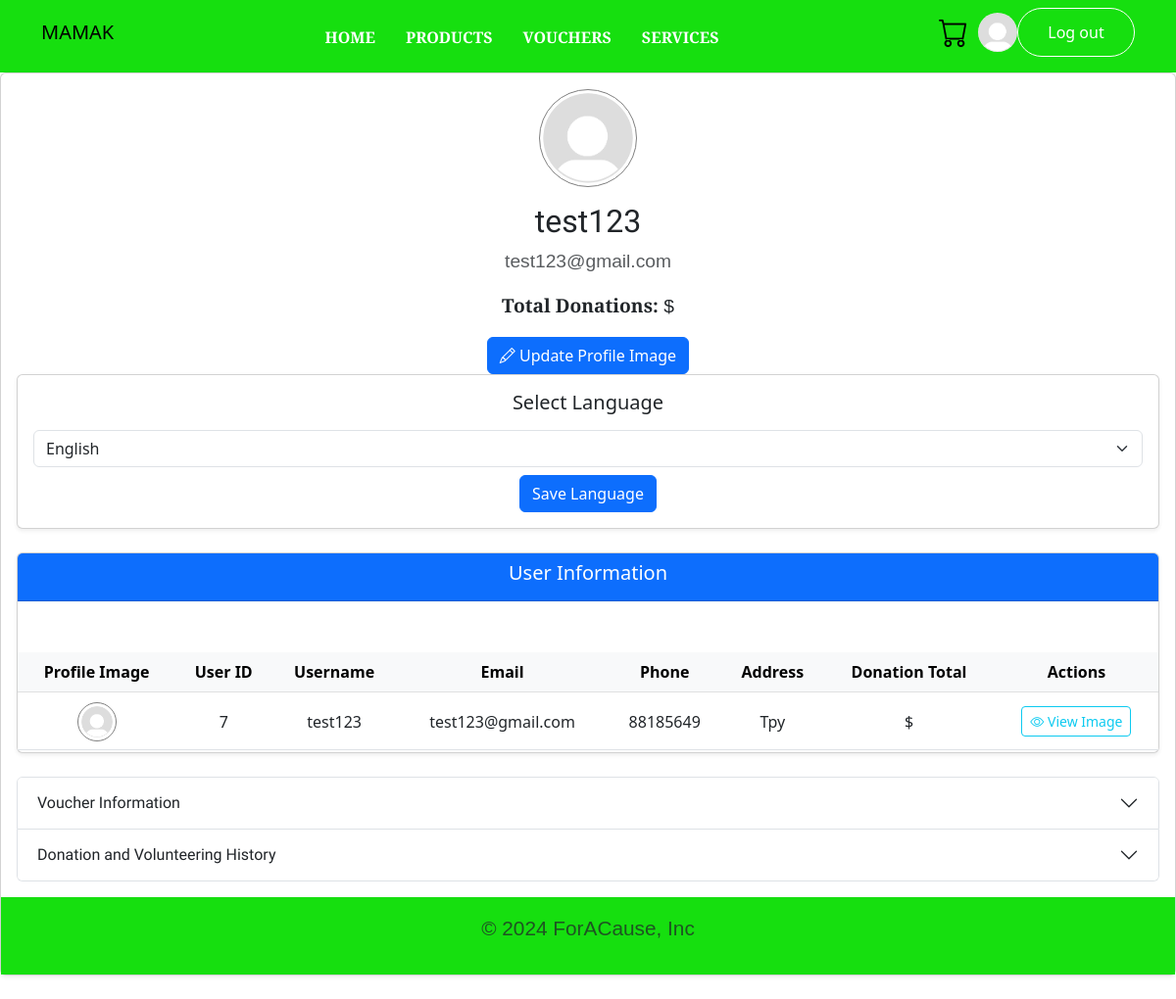
Page /account (signed in) on the earlier database version.
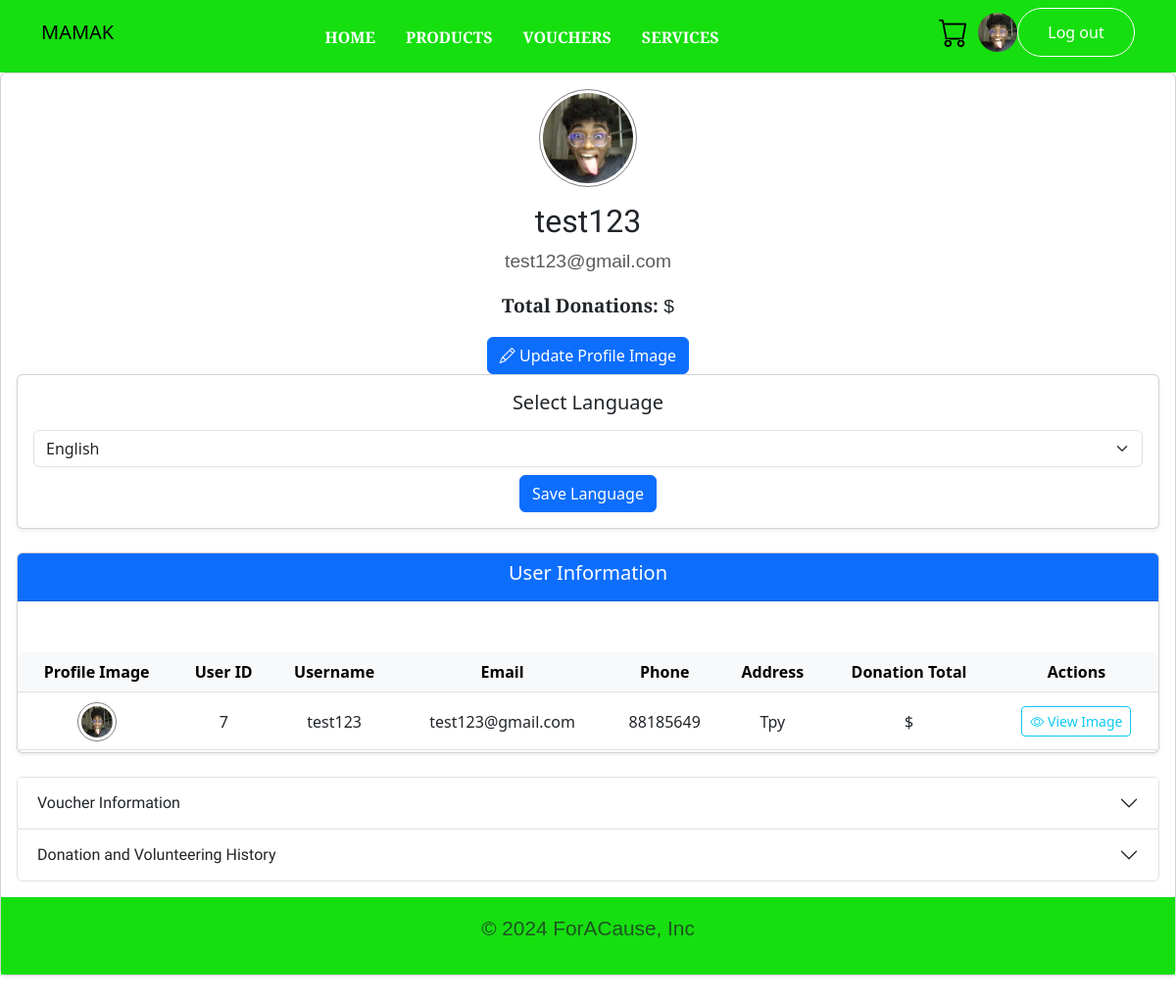
Same page on the later database version.
### Src/models.py (models this page shows, shortened)
class User(db.Model, UserMixin):
    id = db.Column(db.Integer, primary_key=True)
    username = db.Column(db.String(20), unique=True, nullable=False)
    email = db.Column(db.String(120), unique=True, nullable=False)
    image_file = db.Column(db.String(20), nullable=False,
                           default='default.jpg')
    password = db.Column(db.String(60), nullable=False)
    phone = db.Column(db.String(8), nullable=False)
    address = db.Column(db.String(80), nullable=False)
    secretQn = db.Column(db.String(80), nullable=False)
    isAdmin = db.Column(db.Boolean, nullable=False, default=False)
    balance = db.Column(db.Integer(), nullable=False, default=0)
    credit = db.Column(db.Integer(), nullable=False, default=0)
    carts = db.relationship('Cart', backref='user', lazy=True)
    redeemedvouchers = db.relationship('RedeemedVouchers', backref='user', lazy=True)

### Src/routes.py (the view)
@app.route('/account')
@login_required
def account():
    if current_user.is_authenticated:
        redeemvoucher_list = []
        image_file = url_for('static', filename='images/' + current_user.image_file)
        user = User.query.filter_by(id=current_user.id).first()
        redeemvouchers = RedeemedVouchers.query.filter_by(user_id=current_user.id).all()
        for redeemvoucher in redeemvouchers:
            redeemvoucher_list.append(redeemvoucher)
        return render_template('account.html', image_file=image_file, user=user, redeemvoucher_list=redeemvoucher_list, languages=app.config['LANGUAGES'])
    else:
        return render_template('login.html')

### Src/__init__.py (called while the page is built)
def get_locale():
    return session.get('lang', request.accept_languages.best_match(app.config['LANGUAGES'].keys()))

### Src/models.py (called while the page is built)
@login_manager.user_loader
def load_user(user_id):
    return User.query.get(int(user_id))

### Src/templates/account.html (shortened to what this page needs)
{% extends "base.html" %}
{% block content %}
<div class="card mb-4 shadow-sm">
    <div class="card-body text-center">
        <img src="{{ url_for('static', filename='images/' + user.image_file ) }}"
             alt="User Profile Image" class="rounded-circle mb-3"
             style="height: 100px; width: 100px; object-fit: cover;">
        <h2 class="card-title">{{ user.username }}</h2>
        <p class="card-text text-muted">{{ user.email }}</p>
        <p><strong>Total Donations:</strong> ${{ user.donation_total }}</p>
        <button class="btn btn-primary" id="update-profile-btn"><i class="bi bi-pencil"></i> Update Profile Image</button>
        <div class="card mb-4 shadow-sm">
            <div class="card-body text-center">
                <h5 class="mb-3">{{ _('Select Language') }}</h5>
                <form action="{{ url_for('set_language') }}" method="POST">
                    <div class="form-group">
                        <select name="language" class="form-select">
                            {% for lang_code, lang_name in languages.items() %}
                                <option value="{{ lang_code }}" {% if session.get('lang') == lang_code %}selected{% endif %}>{{ lang_name }}</option>
                            {% endfor %}
                        </select>
                    </div>
                    <button type="submit" class="btn btn-primary mt-2">{{ _('Save Language') }}</button>
                </form>
    </div>
</div>
    <div class="card mb-4 shadow-sm">
        <div class="card-header text-white bg-primary">
            <h5>User Information</h5>
        </div>
        <div class="card-body p-0">
            <table class="table table-hover mb-0">
                <thead class="table-light">
                    <tr>
                        <th>Profile Image</th>
                        <th>User ID</th>
                        <th>Username</th>
                        <th>Email</th>
                        <th>Phone</th>
                        <th>Address</th>
                        <th>Donation Total</th>
                        <th>Actions</th>
                    </tr>
                </thead>
                <tbody>
                    <tr>
                        <td><img src="{{ url_for('static', filename='images/' + user.image_file ) }}"
                                 alt="User Profile Image" style="height:40px; width: 40px; border-radius: 50%;"></td>
                        <td>{{ user.id }}</td>
                        <td>{{ user.username }}</td>
                        <td>{{ user.email }}</td>
                        <td>{{ user.phone }}</td>
                        <td>{{ user.address }}</td>
                        <td>${{ user.donation_total }}</td>
                        <td>
                            <button type="button" class="btn btn-outline-info btn-sm"><i class="bi bi-eye"></i> View Image</button>
                        </td>
                    </tr>
                </tbody>
            </table>
        </div>
    </div>
    <div class="accordion" id="profileAccordion">
        <div class="accordion-item">
            <h2 class="accordion-header" id="headingVouchers">
                <button class="accordion-button collapsed" type="button" data-bs-toggle="collapse" data-bs-target="#collapseVouchers" aria-expanded="false" aria-controls="collapseVouchers">
                    Voucher Information
                </button>
            </h2>
        </div>
        <div class="accordion-item">
            <h2 class="accordion-header" id="headingHistory">
                <button class="accordion-button collapsed" type="button" data-bs-toggle="collapse" data-bs-target="#collapseHistory" aria-expanded="false" aria-controls="collapseHistory">
                    Donation and Volunteering History
                </button>
            </h2>
        </div>
    </div>
</div>
{% endblock %}

### Src/templates/base.html (shortened to what this page needs)
<!doctype html>
<html lang="en">
<head>
  <link href="https://cdn.jsdelivr.net/npm/bootstrap@5.3.0-alpha1/dist/css/bootstrap.min.css" rel="stylesheet">
  {% if idsite == True %}
  <link rel="stylesheet" href="\static\css\style.css"/>
  {% else %}
  <link rel="stylesheet" href="static\css\style.css"/>
  {% endif %}
  <link rel="stylesheet" href="https://cdn.jsdelivr.net/npm/bootstrap-icons@1.10.3/font/bootstrap-icons.css">
<link href="https://fonts.googleapis.com/css2?family=Alegreya+Sans+SC:wght@500&family=Amaranth:wght@700&family=Kanit:ital,wght@1,600&display=swap" rel="stylesheet"></head>
<body>
  {% block navbar %}
  {% include 'includes/_navbar.html' %}
  {% endblock %}
    {% block content %}
    {% endblock %}
  {% block footer %}
  {% include 'includes/_footer.html' %}
  {% endblock %}
</body>
</html>

### Src/templates/includes/_navbar.html (shortened to what this page needs)
<nav class="navbar navbar-expand-lg pb-3">
  <div class="container">
    <div class="collapse navbar-collapse" id="navbarSupportedContent">
      {% if adminStat == True and current_user.isAdmin == True %}
      <a class="navbar-brand" href="{{ url_for('home')}}">MAMAK</a>
        <ul class=" navbar-nav m-auto mb-2 mb-lg-0">
          <li class="nav-item">
            <a class="nav-link" href="{{ url_for('accountadmin') }}">Accounts</a>
          </li>
          <li class="nav-item">
            <a class="nav-link" href="{{ url_for('productadmin') }}">Products</a>
          </li>
          <li class="nav-item">
            <a class="nav-link" href="{{ url_for('inventoryadmin') }}">
              Inventory
            </a>
          </li>
          <li class="nav-item">
            <a class="nav-link" href="{{ url_for('retrievevoucher') }}">
              Vouchers
            </a>
          </li>
          <li class="nav-item">
            <a class="nav-link" href="{{ url_for('serviceadmin') }}">Services</a>
          </li>
          <li class="nav-item">
            <a class="nav-link" href="/adminCustomer">Customer View</a>
          </li>
        </ul>
      {% else %}
      <a class="navbar-brand" href="{{ url_for('home')}}">MAMAK</a>
      <ul class=" navbar-nav m-auto mb-2 mb-lg-0">
        <li class="nav-item">
          <a class="nav-link" href="{{ url_for('home') }}">Home</a>
        </li>
        <li class="nav-item">
          <a class="nav-link" href="{{ url_for('product') }}">Products</a>
        </li>
        <li class="nav-item">
          <a class="nav-link" href="{{ url_for('voucher') }}">
            Vouchers
          </a>
        </li>
        <li class="nav-item">
          <a class="nav-link" href="{{ url_for('service') }}">Services</a>
        </li>
      </ul>
      {% endif %}
      {% if current_user.isAdmin == True %}
      <a href="{{ url_for('logout') }}"><button class="logout">Log out</button></a>
      {% elif current_user.is_authenticated %}
      <a href="{{ url_for('cart') }}"><span><i class="bi bi-cart"></i></span></a>
      <a href="{{ url_for('account') }}">
        <img src="{{ url_for('static', filename='images/' + current_user.image_file) }}"
             alt="Profile" class="rounded-circle" style="width: 40px; height: 40px; object-fit: cover;">
      </a>
      <a href="{{ url_for('logout') }}"><button class="logout">Log out</button></a>
      {% else %}
      <a href="{{ url_for('login') }}"><button class="acc">Login</button></a>
      <a href="{{ url_for('register') }}"><button class="acc">Register</button></a>
      {% endif %}
    </div>
  </div>
</nav>

### Src/templates/includes/_footer.html
<footer class="py-3">
    <p class="text-center text-muted">© 2024 ForACause, Inc</p>
</footer>

### Src/static/css/style.css (style rules this page uses)
* { padding: 0; margin: 0; box-sizing: border-box; }
body { min-height: 100vh; display: flex; flex-direction: column; }
footer { margin-top: auto; }
table { margin-top:50px; border-collapse: separate; border-spacing: 0 2px;; width: 100%; }
th, td { text-align: center; word-wrap: break-word; }
th { height:5vh; }
thead { background-color: rgb(185, 255, 189); }
tbody { background-color: rgb(242, 242, 242); }
.card .card-body img { height:25vh; width:100%; padding:3px; border: 1px solid grey; }
.card .card-body p { font-size:1.2rem; }
p { font-size: 1.3rem; font-family: 'Alegreya Sans SC', sans-serif; }
h2 { font-family: 'Amaranth', sans-serif; }
.navbar, footer { background-color: rgb(22, 223, 15); }
.nav-item a { text-decoration: none; color: white; font-weight: 600; text-transform: uppercase; margin-right: 15px; font-family: 'Alegreya Sans SC', sans-serif; }
.bi-cart { font-size: 30px; color: black; cursor: pointer; padding-top: 5px; transition: all 0.4s; margin: 10px; }
.logout { height: 50px; width: 10vw; outline: none; background-color: transparent; color: white; border: 1px solid white; border-radius: 50px; transition: all; }
td { vertical-align: middle; }
a { text-decoration: none; }

Differences in the rows shown:
changed User "test123": image_file: picture added in place of a placeholder
